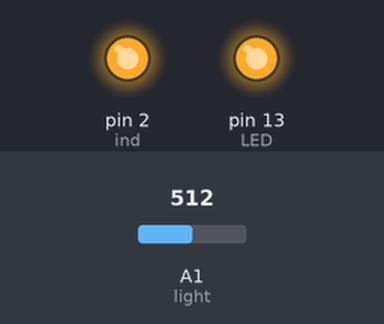
A sketch run on a simulated Arduino Uno, built with avr-gcc and run on an emulated ATmega328P. Shown: output pins drawn as LEDs (lit = HIGH). The test bench sets the inputs (shaded band); at power-on: A1 (light) = 512.

Above: at 1.2 s.
1.3 s: A1 (light) set to 210
2.8 s: A1 (light) set to 187
At 3.9 s:
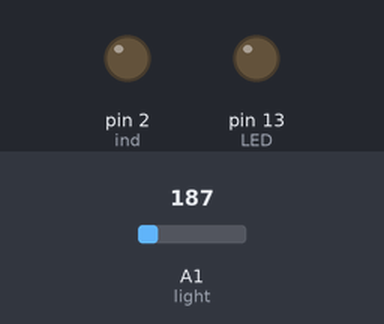
4.3 s: A1 (light) set to 306
At 5.1 s:
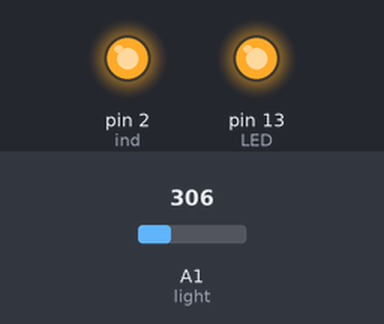
5.8 s: A1 (light) set to 190
At 6.2 s:
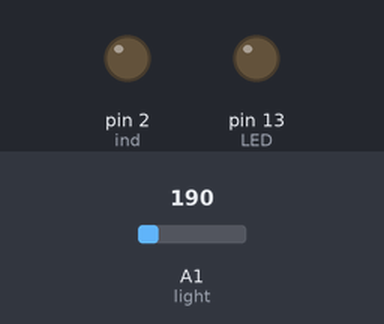
Timing chart, 0 to 8.3 s (numbered marks = the images above; inputs shaded):
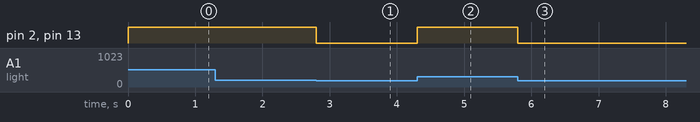

Measured:
- the behaviour switches between 200 and 199 on A1 (light) (found by bisection; images 0 and 1)
- after the input at 1.3 s, every drawn part: stays the same
- after the input at 2.8 s, pin 2 (ind), pin 13 (LED): HIGH → LOW at once
- after the input at 4.3 s, pin 2 (ind), pin 13 (LED): LOW → HIGH at once
- after the input at 5.8 s, pin 2 (ind), pin 13 (LED): HIGH → LOW at once

The sketch:

coPhoto.ino
```cpp
const int light = A1;
const int ind = 2;
const int LED = 13;

void setup() {
  pinMode(light, INPUT);
  pinMode(ind, OUTPUT);
  pinMode(LED, OUTPUT);
//  Serial.begin(9600);
}

void loop() {
//  Serial.println(analogRead(light));
//  delay(100);
  if (analogRead(light) < 200) {
    digitalWrite(ind,LOW);
    digitalWrite(LED,LOW);
  } else {
    digitalWrite(ind,HIGH);
    digitalWrite(LED,HIGH);
  }
}
```
